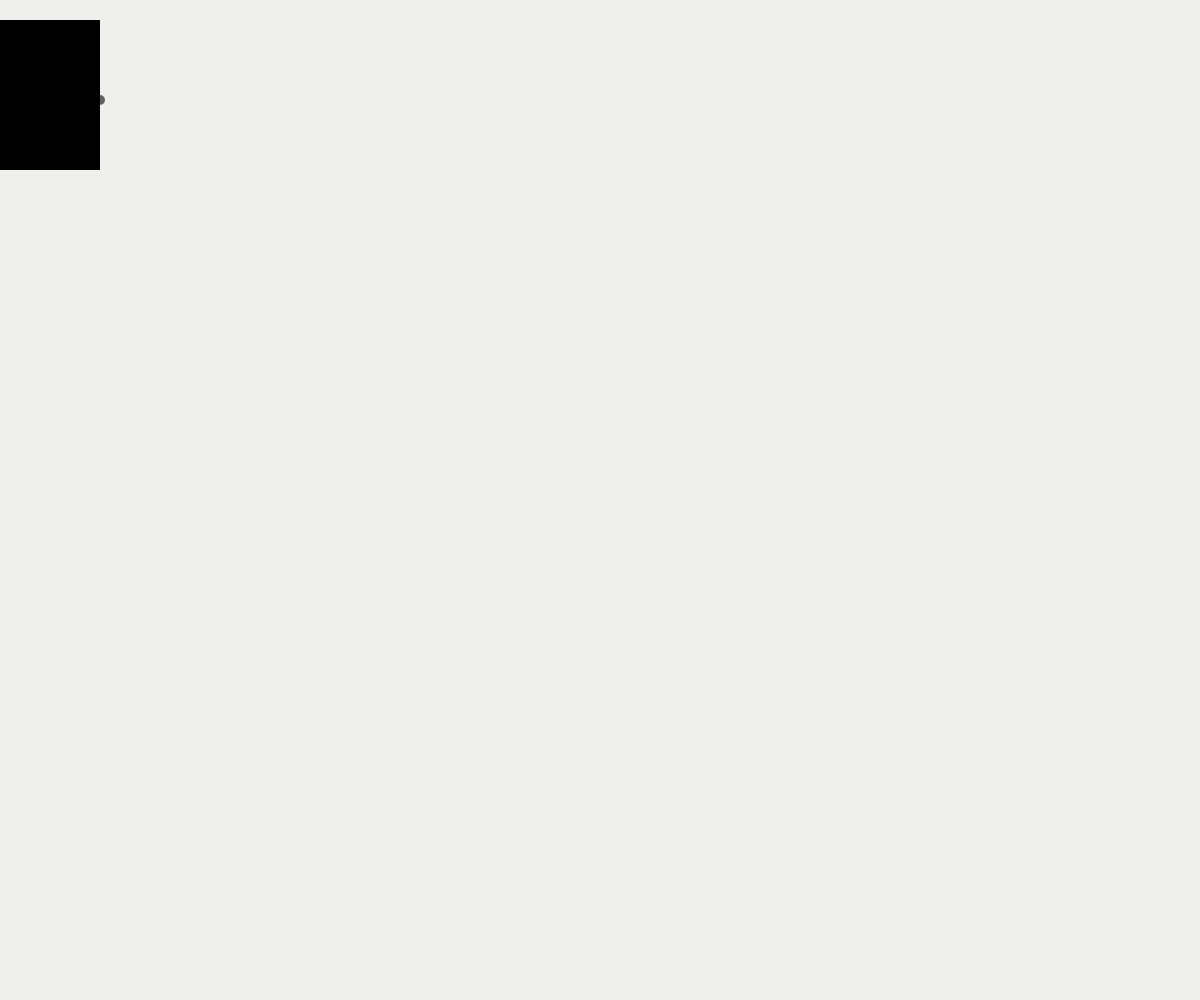
Frame 1 (no input)
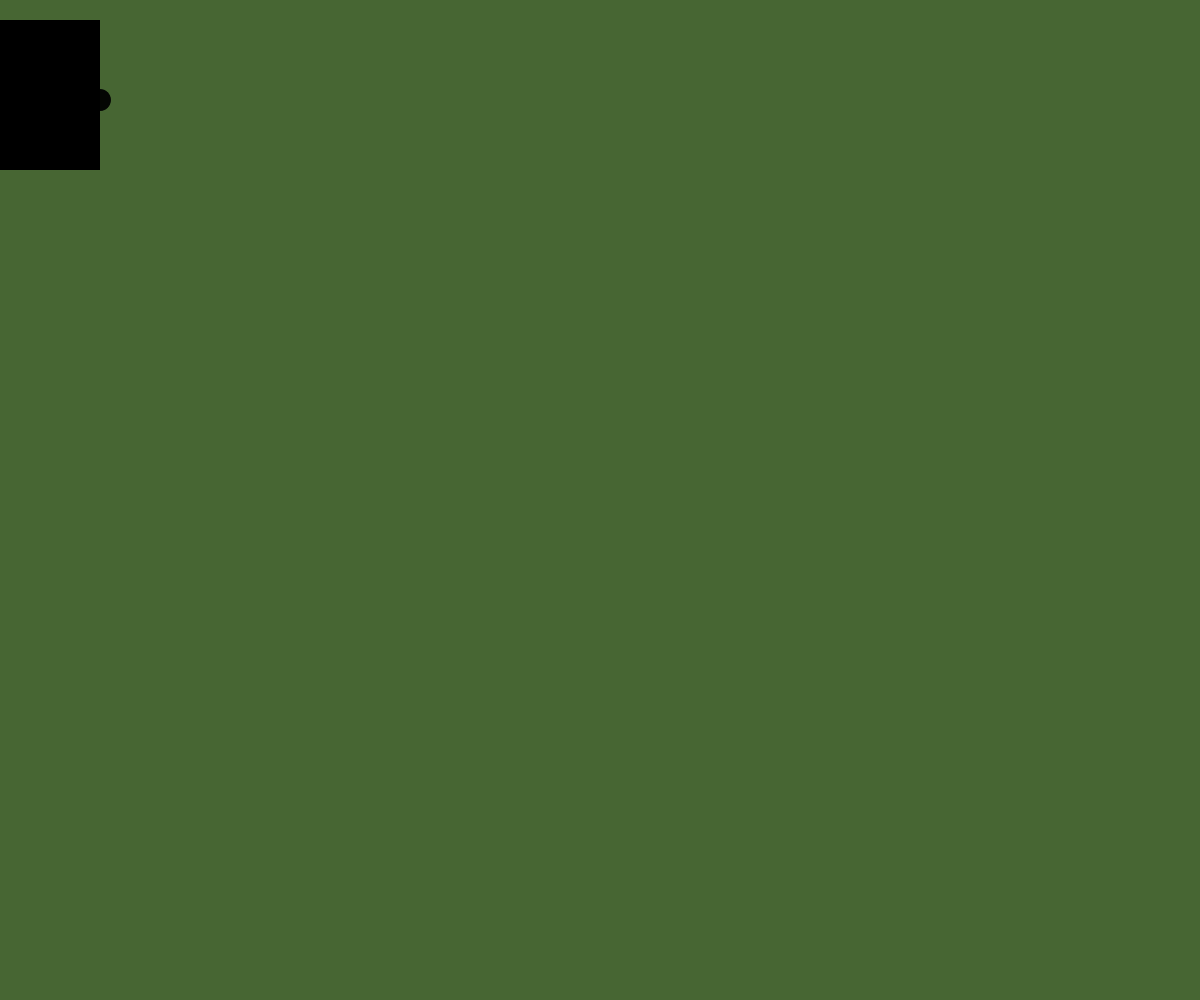
Frame 60 (no input)
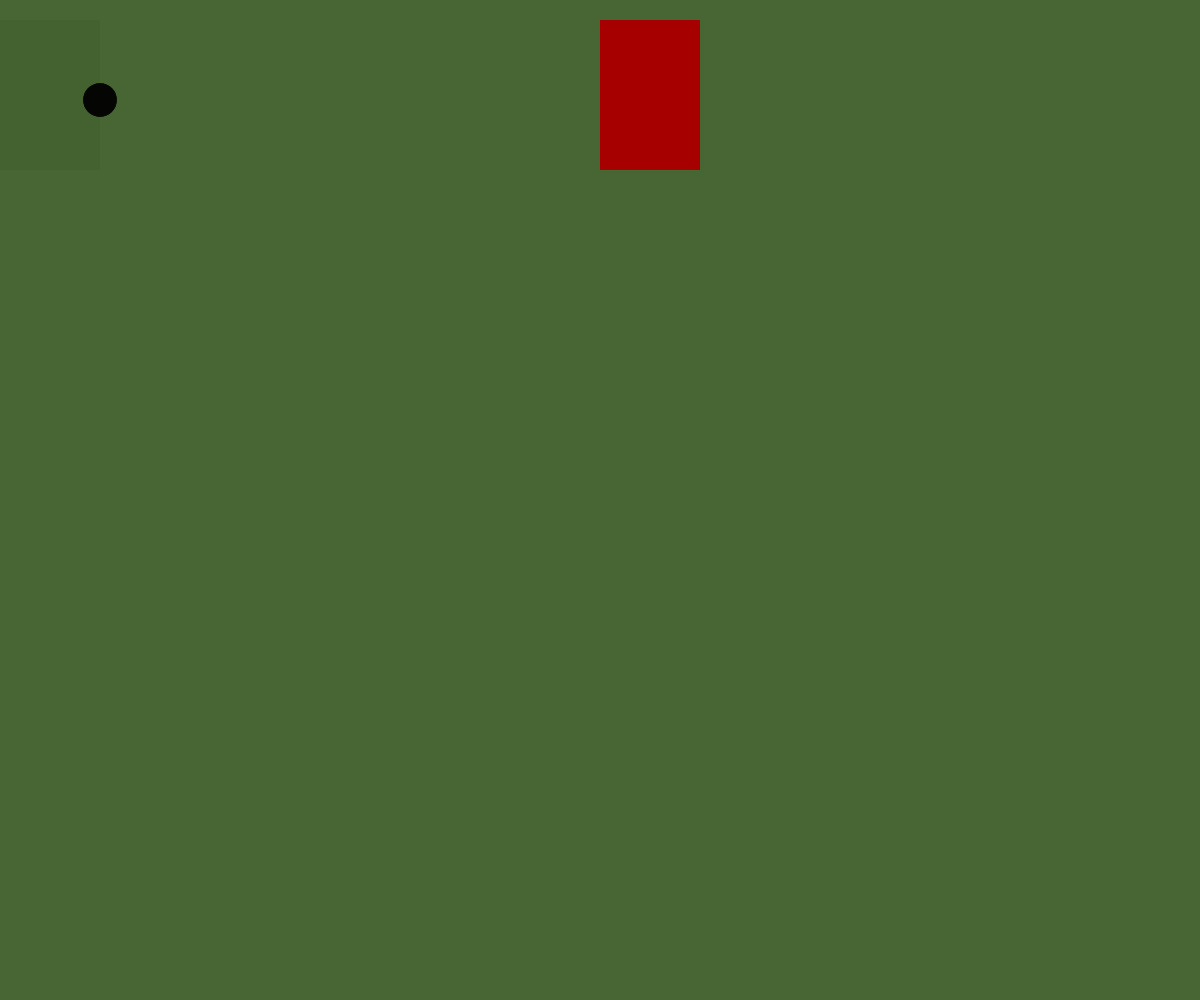
Frame 120 (the mouse pressed at the canvas centre since frame 60)

The p5.js sketch that drew these frames (run headless with seeded random() and noise() and a simulated clock; from frame 60 on, the mouse is pressed at the canvas centre):

// p5.js sketch
// ── sketch.js
let durchmesser;
durchmesser=10;

let rotwert = 0;

//let durcmesser = 10;

function setup() {
  createCanvas(windowWidth, windowHeight);
}

function mouseClicked (){
  rotwert = rotwert +30
}
function draw() {
  background(70,100, 50, 25);

console.log(rotwert)
//mouseX
//mouseY

  noStroke()
  fill(mouseY / 3, 0, 0)
  rect(mouseX, 20, 100, 150);

  fill(rotwert, 0,0, 150)
  ellipse(100, 100, durchmesser, durchmesser)
  durchmesser = durchmesser +0.2



function mouseClicked (){
  rotwert = rotwert +30
}

}


 //ellipse(mouseX-20, mouseY-50, durchmesser, durchmesser)


  //  fill(rotwert, 0,0, 150)
  // ellipse(100, 100, durchmesser, durchmesser)
  //durchmesser = durchmesser +1
  // rotwert=rotwert +0.5
